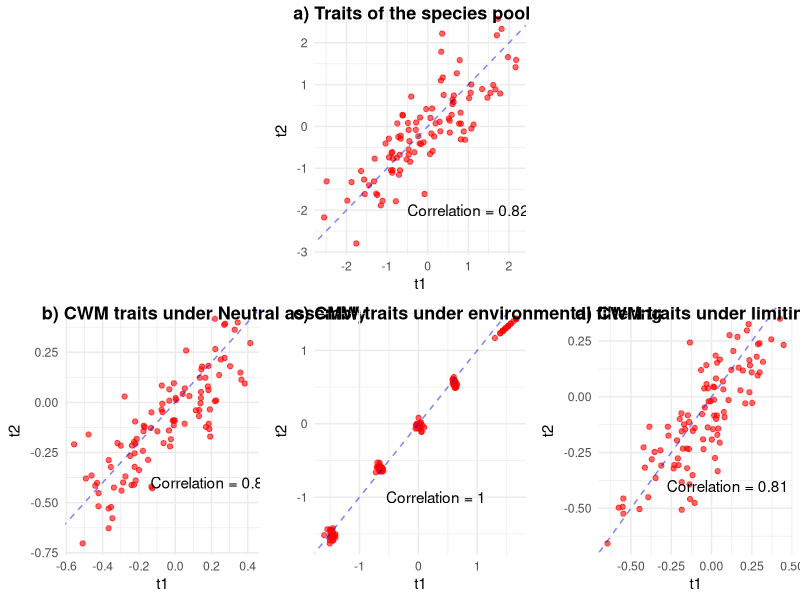

The R source for this figure:
rm(list = ls())
library(mvtnorm)
library(ggplot2)
library(cowplot)

S = 100
n = 100

set.seed(1234)

traits = rmvnorm(S, sigma = matrix(data=c(1,0.8,0.8,1), ncol = 2))
rownames(traits) = paste0("S",1:100)
colnames(traits) = c("t1", "t2")

p1 = ggplot(as.data.frame(traits)) + geom_point(aes(x=t1,y=t2), colour = "red", alpha = 0.6) +
  geom_abline(intercept = 0, slope = 1, color = "blue", linetype = 2, alpha = 0.5) +
  annotate("text", x = 1, y = -2, label = paste0("Correlation = ", signif(cor(traits[,1], traits[,2]), 2)))+
  theme_minimal()
#plot(traits)
#abline(0,1,col = "red")

#####Now build communities.

## Neutral model
# Set 100 communities that are made by 20 species each, drawn randomly with resampling
spp_comm = matrix(0, nrow = n, ncol = S)
colnames(spp_comm) = rownames(traits)

for(i in 1:n){
  comm = sample(colnames(spp_comm),20, replace = T)
  spp_comm[i, names(table(comm))] = table(comm)
}
# Compute community weighted means
CWM = spp_comm %*% traits /rowSums(spp_comm)
p2 = ggplot(as.data.frame(CWM)) + geom_point(aes(x=t1,y=t2), colour = "red", alpha = 0.6) +
  geom_abline(intercept = 0, slope = 1, color = "blue", linetype = 2, alpha = 0.5) +
  annotate("text", x = 0.2, y = -0.4, label = paste0("Correlation = ", signif(cor(CWM[,1], CWM[,2]), 2)))+
  theme_minimal()
#plot(CWM)
#abline(0,1,col = "red")
cor(CWM[,1], CWM[,2])

## Environmental filtering
# The 5 communities are only made of species with traits ina certain range
ranges = c(-2, -1, -0.25, 0.25, 1, 2)
spp_comm = matrix(0, nrow = n, ncol = S)
colnames(spp_comm) = rownames(traits)

for(i in 0:(n-1)){
  comm = sample(which(traits[,1] > ranges[floor(i/20) + 1] & traits[,1] < ranges[floor(i/20) + 2] &
          traits[,2] > ranges[floor(i/20) + 1] & traits[,2] < ranges[floor(i/20) + 2] ), 20, replace = T)
  spp_comm[i + 1, paste0("S",names(table(comm)))] = table(comm)
}

# Compute community weighted means
CWM = spp_comm %*% traits /rowSums(spp_comm)
p3 = ggplot(as.data.frame(CWM)) + geom_point(aes(x=t1,y=t2), colour = "red", alpha = 0.6) +
  geom_abline(intercept = 0, slope = 1, color = "blue", linetype = 2, alpha = 0.5) +
  annotate("text", x = 0.3, y = -1, label = paste0("Correlation = ", signif(cor(CWM[,1], CWM[,2]), 2)))+
  theme_minimal()
#plot(CWM)
#abline(0,1,col = "red")
cor(CWM[,1], CWM[,2])



## Limiting similarity
# Sample 10000 communities that are made by 20 species each, drawn randomly with resampling
# Keep only the 100 communities that maximise trait variance.
spp_comm_all = matrix(0, nrow = 10000, ncol = S)
colnames(spp_comm_all) = rownames(traits)

for(i in 1:10000){
  comm = sample(colnames(spp_comm_all),20, replace = T)
  spp_comm_all[i, names(table(comm))] = table(comm)
}

# Compute variance as the trace of the covariance of observed traits
tot_var = sapply(1:1000, function(i) sum(diag(var(traits[rep(names(spp_comm_all[i,]),spp_comm_all[i,]),]))))

spp_comm =  spp_comm_all[order(tot_var , decreasing = TRUE)[1:100],]

# Compute community weighted means
CWM = spp_comm %*% traits /rowSums(spp_comm)

p4 = ggplot(as.data.frame(CWM)) + geom_point(aes(x=t1,y=t2), colour = "red", alpha = 0.6) +
  geom_abline(intercept = 0, slope = 1, color = "blue", linetype = 2, alpha = 0.5) +
  annotate("text", x = 0.1, y = -0.4, label = paste0("Correlation = ", signif(cor(CWM[,1], CWM[,2]), 2)))+
  theme_minimal()

#plot(CWM)
#abline(0,1,col = "red")
cor(CWM[,1], CWM[,2])

# Final plot
plot_grid(NULL, p1, NULL, p2, p3, p4, ncol = 3,
          labels = c(NA,'a) Traits of the species pool', NA,'   b) CWM traits under Neutral assembly',
                     'c) CMW traits under environmental filtering', '   d) CWM traits under limiting similarity'),
          hjust = 0, label_x = 0.1, label_size = 13)

ggsave("SimulatedCWM.pdf")


